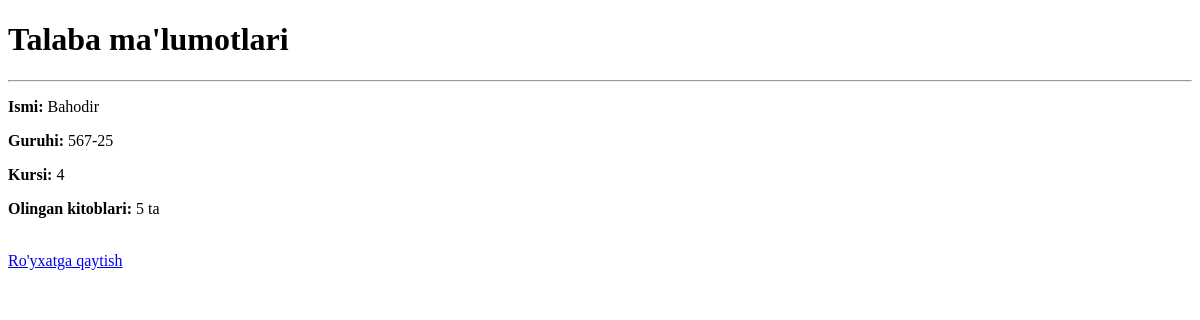
/talaba/3/, run on an earlier commit of the app's database.
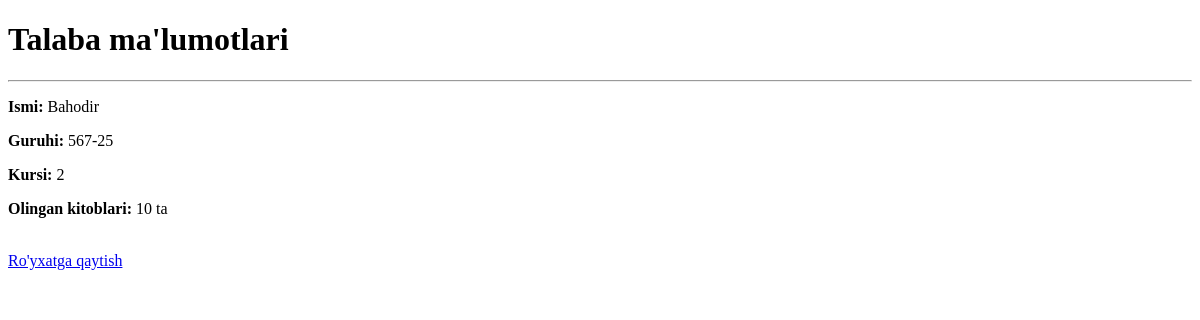
And on a later commit of the database.
### main/models.py (models this page shows, shortened)
class Talaba(models.Model):
    ism = models.CharField(max_length=200)
    guruh = models.CharField(max_length=50)
    kurs = models.PositiveSmallIntegerField()
    kitob_soni = models.PositiveSmallIntegerField(default=0)

### main/views.py (the view)
# urls.py: path('talaba/<int:pk>/', talaba_detail_view, name='talaba_detail'),
def talaba_detail_view(request, pk):
    talaba = get_object_or_404(Talaba, id=pk)
    return render(request, 'talaba_detail.html', {'talaba': talaba})

### templates/talaba_detail.html (shortened to what this page needs)
<!DOCTYPE html>
<html>
<head>
</head>
<body>
    <h1>Talaba ma'lumotlari</h1>
    <hr>
    <p><b>Ismi:</b> {{ talaba.ism }}</p>
    <p><b>Guruhi:</b> {{ talaba.guruh }}</p>
    <p><b>Kursi:</b> {{ talaba.kurs }}</p>
    <p><b>Olingan kitoblari:</b> {{ talaba.kitob_soni }} ta</p>
    <br>
    <a href="{% url 'talabalar' %}">Ro'yxatga qaytish</a>
</body>
</html>

What changed in the data, as far as the page shows it:
changed Talaba "Bahodir": kurs "4" → "2"; kitob_soni "5" → "10"
